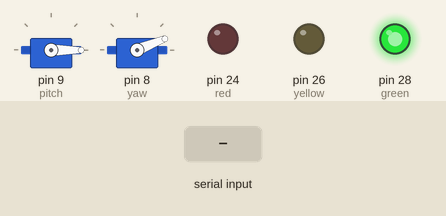
This sketch was run on a simulated Arduino Mega 2560, built with avr-gcc and run on an emulated ATmega2560. Shown: 2 × servo, output pins drawn as LEDs (lit = HIGH). Inputs (shaded band) come from the test bench. What the sketch prints to the serial monitor is not drawn.

Above: at 0.45 s.
At 5.0 s:
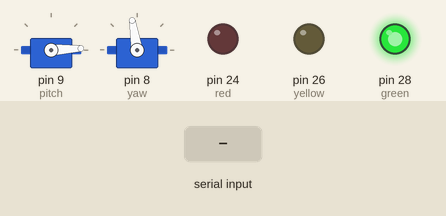
5.1 s: byte 89 (0x59) received over Serial
At 5.27 s:
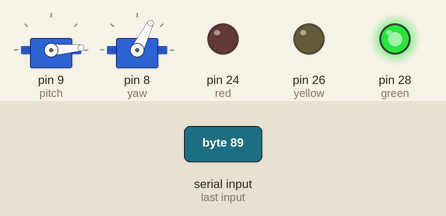
Timing chart, 0 to 69.2 s (numbered marks = the images above; inputs shaded):
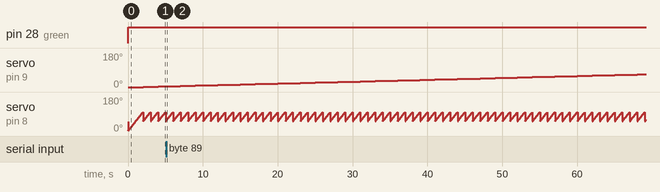

The sketch:

TFMiniScanner.ino
```cpp
#include <Servo.h>
#include <arduino.h><br>#include "TeensyThreads.h"
Servo yaw, pitch;
char val;
volatile int liDARval;
double x, y, z;
float longitude, latitude;
#define MATH_PI 3.1415f
#define msec 10
#define totalTime 180000
unsigned int pitchPos, yawPos;
unsigned int flag;
unsigned long yawCurrentTime, yawPreviousTime, pitchCurrentTime, pitchPreviousTime;
unsigned long tfminiCurrentTime, tfminiPreviousTime;
unsigned long sysCurrentTime,sysPreviousTime;
void setup() {
  establishContect();
  //Initialize variables:
  flag = 0;
  liDARval = 0;
  yawPos = 0;
  pitchPos = 0;
  //Initialize Timers,Leds,servo motors:
  updateTimers();
  initLeds();
  TurnOffLeds();
  initServos();
  //TFmini initializing:
  Serial.begin(115200);
  // wait for serial port to connect. Needed for native USB port only
  while(!Serial);
  Serial1.begin(115200); // HW Serial for TFmini
  // Set to Standard Output mode
  initSerial1();
}
void loop() {
  updateTimers();
  //TFmini LIDAR Measurement:
  if(pitchPos == 70){
    if((sysCurrentTime-sysPreviousTime) >= totalTime){
      sysPreviousTime = sysCurrentTime;
      done();
    }
    else{
      pitchPos = 0;
    }
  }
  else{
      if(readLIDAR()==true){
        greenLed();//Serial communication is available.
      }
      else if(readLIDAR()==false){
        yellowLed();//If Serial communication isn't avavilable, turn-on yellow led.
      }
  }
  if(yawPos < 100){
    yawCCW();
  }
  if(yawPos == 100){
    pitchCCW();
    yawPos = 50;
  }
}
//-------LIDAR function---------------
void initSerial1(){
  Serial1.write(0x42);
  Serial1.write(0x57);
  Serial1.write(0x02);
  Serial1.write(0x00);
  Serial1.write(0x00);
  Serial1.write(0x00);
  Serial1.write(0x01);
  Serial1.write(0x06);
}
boolean readLIDAR(){
  // Data Format of  TFmini
  // =========================
  // 9 bytes total per message:
  // 1) 0x59
  // 2) 0x59
  // 3) Dist_L (low 8bit)
  // 4) Dist_H (high 8bit)
  // 5) Strength_L (low 8bit)
  // 6) Strength_H (high 8bit)
  // 7) Reserved bytes
  // 8) Original signal quality degree
  // 9) Checksum parity bit (low 8bit), Checksum = Byte1 + Byte2 +...+Byte8. This is only a low 8bit though
    while(Serial1.available()>=9) // When at least 9 bytes of data available (expected number of bytes for 1 signal), then read
    {
      if((0x59 == Serial1.read()) && (0x59 == Serial1.read())) // byte 1 and byte 2
      {
        unsigned int t1 = Serial1.read(); // byte 3 = Dist_L
        unsigned int t2 = Serial1.read(); // byte 4 = Dist_H
        t2 <<= 8;
        t2 += t1;
        liDARval = t2;
        t1 = Serial1.read(); // byte 5 = Strength_L
        t2 = Serial1.read(); // byte 6 = Strength_H
        t2 <<= 8;
        t2 += t1;
        for(int i=0; i<3; i++)Serial1.read(); // byte 7, 8, 9 are ignored
      }
    }
    longitude = (float)yawPos * PI / 180.0f;
//    latitude = (float)pitchPos * PI / 180.0f;
//    latitude = (float)(180-pitchPos) * PI / 180.0f;
    y = liDARval * sin(longitude) * cos(latitude);
    z = liDARval * sin(latitude) * sin(longitude);
    x = liDARval * cos(longitude);
  if((tfminiCurrentTime-tfminiPreviousTime) >= 10){  // Don't want to read too often as TFmini samples at 100Hz
      Serial.println(String(x, 5) + " " + String(-y, 5) + " " + String(-z, 5));
      tfminiPreviousTime = tfminiCurrentTime;
  }
  return true;
}
//-------Servo function--------
void initServos(){
  //Servos pin assigment:
  pitch.attach(9);
  yaw.attach(8);
  //Servos initializing:
  yaw.write(50);
  pitch.write(0);
}
void pitchCW() {
  //Pitch clock-wise rotation
  if ((pitchCurrentTime - pitchPreviousTime) >= msec) {
    pitch.write(360 - (pitchPos += 1));
    pitchPreviousTime = pitchCurrentTime;
  }
}
void pitchCCW() {
  //Pitch counter clock wise rotation
  if ((pitchCurrentTime - pitchPreviousTime) >= msec) {
    pitch.write(pitchPos += 1);
    pitchPreviousTime = pitchCurrentTime;
  }
}
void yawCW() {
  //Yaw clock wise rotation
  if ((yawCurrentTime - yawPreviousTime) >= (2*msec)) {
    yaw.write(360 - (yawPos += 1));
    yawPreviousTime = yawCurrentTime;
  }
}
void yawCCW() {
  //Yaw counter clock wise rotation
  if ((yawCurrentTime - yawPreviousTime) >= (2*msec)) {
    yaw.write((yawPos += 1));
    yawPreviousTime = yawCurrentTime;
  }
}
//-------Led functions--------------
void initLeds(){
  //Define led control pins
  pinMode(24, OUTPUT); //red
  pinMode(26, OUTPUT); //yellow
  pinMode(28, OUTPUT); //green
}
void TurnOffLeds() {
  //Turn off all leds.
  digitalWrite(28, LOW);
  digitalWrite(26, LOW);
  digitalWrite(24, LOW);
}
void greenLed() {
  //Turn-on green led.
  digitalWrite(28, HIGH);
  digitalWrite(26, LOW);
  digitalWrite(24, LOW);
}
void redLed() {
  //Turn-on red led.
  digitalWrite(24, HIGH);
  digitalWrite(26, LOW);
  digitalWrite(28, LOW);
}
void yellowLed() {
  //Turn-on yellow led.
  digitalWrite(26, HIGH);
  digitalWrite(28, LOW);
  digitalWrite(24, LOW);
}
boolean establishContect(){
  if(Serial.available() > 0){
    val = Serial.read();
    return true;
  }
}
void updateTimers(){
  //Update timmer on setup and at each loop iteration.
  if(flag==0){
    yawCurrentTime = 0;
  yawPreviousTime = 0;
  pitchCurrentTime = 0;
  pitchPreviousTime = 0;
  tfminiCurrentTime = 0;
  tfminiPreviousTime = 0;
  sysCurrentTime = 0;
  sysPreviousTime = 0;
  flag = 1;
  }
  if(flag==1){
    yawCurrentTime = millis();
    pitchCurrentTime = millis();
    tfminiCurrentTime = millis();
    sysCurrentTime = millis();
  }
}
void done(){
  //End off measurment,detach servo motors and turn-on red led.
  while(1){
    yaw.detach();
    pitch.detach();
    redLed();
  }
}
```

Measured:
- by itself, servo on pin 8 (yaw): ramps from 51° to 100° and jumps back, once every 1.0 s
